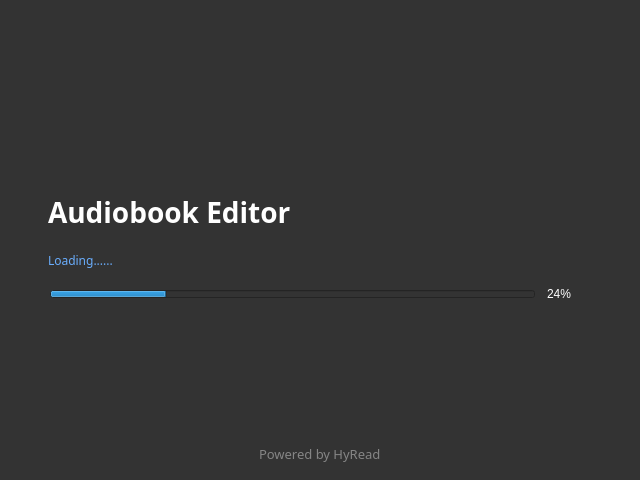
<?xml version="1.0" encoding="UTF-8"?>
<ui version="4.0">
 <class>LoadingWidget</class>
 <widget class="QWidget" name="LoadingWidget">
  <property name="geometry">
   <rect>
    <x>0</x>
    <y>0</y>
    <width>640</width>
    <height>480</height>
   </rect>
  </property>
  <property name="windowTitle">
   <string>Audiobook Editor</string>
  </property>
  <property name="windowIcon">
   <iconset resource="resources.qrc">
    <normaloff>:/SVG/svg/icon/AudiobookEditorLogo@16.svg</normaloff>:/SVG/svg/icon/AudiobookEditorLogo@16.svg</iconset>
  </property>
  <property name="styleSheet">
   <string notr="true">/* loading */


position: relative;
width: 640px;
height: 480px;

background: #333333;</string>
  </property>
  <widget class="QLabel" name="label">
   <property name="geometry">
    <rect>
     <x>0</x>
     <y>0</y>
     <width>640</width>
     <height>80</height>
    </rect>
   </property>
   <property name="text">
    <string/>
   </property>
   <property name="pixmap">
    <pixmap resource="resources.qrc">:/SVG/svg/icon/loading-banner.svg</pixmap>
   </property>
   <property name="scaledContents">
    <bool>true</bool>
   </property>
  </widget>
  <widget class="QLabel" name="label_2">
   <property name="geometry">
    <rect>
     <x>48</x>
     <y>193</y>
     <width>544</width>
     <height>38</height>
    </rect>
   </property>
   <property name="font">
    <font>
     <family>Noto Sans TC</family>
     <pointsize>-1</pointsize>
     <weight>75</weight>
     <italic>false</italic>
     <bold>true</bold>
    </font>
   </property>
   <property name="styleSheet">
    <string notr="true">position: static;
width: 544px;
height: 38px;
left: 48px;
top: 13px;

font-family: Noto Sans TC;
font-style: normal; 
font-weight: bold;
font-size: 28px;
line-height: 38px;

color: #FFFFFF;


/* Inside Auto Layout */

flex: none;
order: 0;
flex-grow: 1;
margin: 0px 0px;</string>
   </property>
   <property name="text">
    <string>Audiobook Editor</string>
   </property>
  </widget>
  <widget class="QLabel" name="label_3">
   <property name="geometry">
    <rect>
     <x>48</x>
     <y>252</y>
     <width>472</width>
     <height>16</height>
    </rect>
   </property>
   <property name="font">
    <font>
     <family>Noto Sans TC</family>
     <pointsize>-1</pointsize>
     <weight>37</weight>
     <italic>false</italic>
     <bold>false</bold>
    </font>
   </property>
   <property name="styleSheet">
    <string notr="true">/* https://github.com/dpublishing/audiobooks-samples/blob/main/case1/publication.json */


position: static;
width: 472px;
height: 16px;
left: 48px;
top: 8px;

font-family: Noto Sans TC;
font-style: normal;
font-weight: 300;
font-size: 12px;
line-height: 16px;

color: #69ADFD;


/* Inside Auto Layout */

flex: none;
order: 0;
flex-grow: 0;
margin: 0px 0px;</string>
   </property>
   <property name="text">
    <string>Loading......</string>
   </property>
  </widget>
  <widget class="QLabel" name="label_4">
   <property name="geometry">
    <rect>
     <x>259</x>
     <y>445</y>
     <width>122</width>
     <height>18</height>
    </rect>
   </property>
   <property name="font">
    <font>
     <family>Noto Sans TC</family>
     <pointsize>-1</pointsize>
     <weight>50</weight>
     <italic>false</italic>
     <bold>false</bold>
    </font>
   </property>
   <property name="styleSheet">
    <string notr="true">position: static;
width: 122px;
height: 18px;
left: 259px;
top: 17px;

font-family: Noto Sans TC;
font-style: normal;
font-weight: normal;
font-size: 13px;
line-height: 18px;
/* identical to box height */

display: flex;
align-items: center;
text-align: center;

color: rgba(255, 255, 255, 0.4);


/* Inside Auto Layout */

flex: none;
order: 0;
flex-grow: 0;
margin: 0px 0px;</string>
   </property>
   <property name="text">
    <string>Powered by HyRead</string>
   </property>
  </widget>
  <widget class="QProgressBar" name="progressBar">
   <property name="geometry">
    <rect>
     <x>50</x>
     <y>290</y>
     <width>485</width>
     <height>8</height>
    </rect>
   </property>
   <property name="value">
    <number>24</number>
   </property>
   <property name="textVisible">
    <bool>false</bool>
   </property>
  </widget>
  <widget class="QLabel" name="label_Progress">
   <property name="geometry">
    <rect>
     <x>547</x>
     <y>287</y>
     <width>24</width>
     <height>14</height>
    </rect>
   </property>
   <property name="font">
    <font>
     <family>Helvetica</family>
     <pointsize>-1</pointsize>
     <weight>37</weight>
     <italic>false</italic>
     <bold>false</bold>
    </font>
   </property>
   <property name="styleSheet">
    <string notr="true">position: absolute;
width: 24px;
height: 14px;
left: 0px;
top: calc(50% - 14px/2);

font-family: Helvetica;
font-style: normal;
font-weight: 300;
font-size: 12px;
line-height: 14px;
/* identical to box height */


color: #FFFFFF;</string>
   </property>
   <property name="text">
    <string>24%</string>
   </property>
  </widget>
 </widget>
 <resources>
  <include location="resources.qrc"/>
 </resources>
 <connections/>
</ui>
